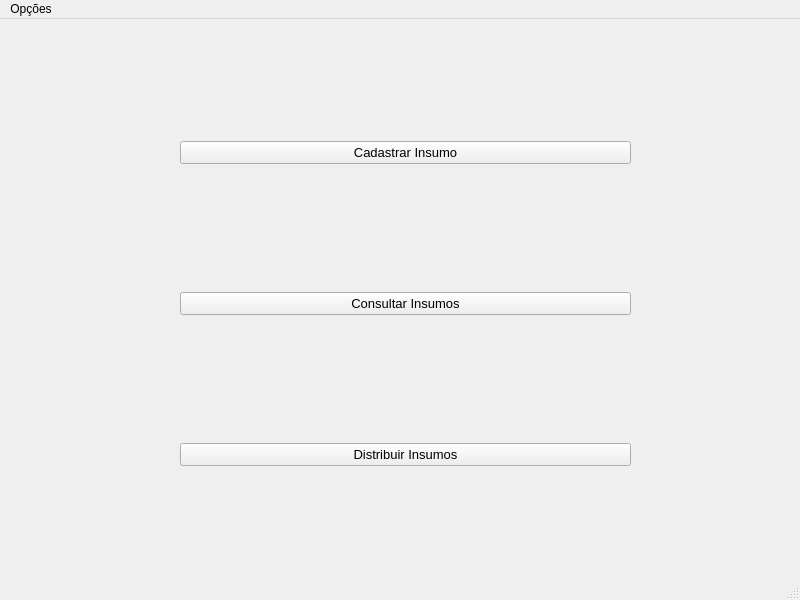
<?xml version="1.0" encoding="UTF-8"?>
<ui version="4.0">
 <class>JanelaPrincipal</class>
 <widget class="QMainWindow" name="JanelaPrincipal">
  <property name="geometry">
   <rect>
    <x>0</x>
    <y>0</y>
    <width>800</width>
    <height>600</height>
   </rect>
  </property>
  <property name="windowTitle">
   <string>Controle de Estoque</string>
  </property>
  <widget class="QWidget" name="centralwidget">
   <widget class="QWidget" name="verticalLayoutWidget">
    <property name="geometry">
     <rect>
      <x>180</x>
      <y>0</y>
      <width>451</width>
      <height>571</height>
     </rect>
    </property>
    <layout class="QVBoxLayout" name="_2">
     <item>
      <widget class="QPushButton" name="btnCadastrar">
       <property name="font">
        <font>
         <pointsize>10</pointsize>
        </font>
       </property>
       <property name="text">
        <string>Cadastrar Insumo</string>
       </property>
      </widget>
     </item>
     <item>
      <widget class="QPushButton" name="btnConsultar">
       <property name="font">
        <font>
         <pointsize>10</pointsize>
        </font>
       </property>
       <property name="text">
        <string>Consultar Insumos</string>
       </property>
      </widget>
     </item>
     <item>
      <widget class="QPushButton" name="pushButton_4">
       <property name="font">
        <font>
         <pointsize>10</pointsize>
        </font>
       </property>
       <property name="text">
        <string>Distribuir Insumos</string>
       </property>
      </widget>
     </item>
    </layout>
   </widget>
  </widget>
  <widget class="QMenuBar" name="menubar">
   <property name="geometry">
    <rect>
     <x>0</x>
     <y>0</y>
     <width>800</width>
     <height>25</height>
    </rect>
   </property>
   <widget class="QMenu" name="menuOp_es">
    <property name="title">
     <string>Opções</string>
    </property>
    <addaction name="actionSalvar"/>
    <addaction name="actionSair"/>
   </widget>
   <addaction name="menuOp_es"/>
  </widget>
  <widget class="QStatusBar" name="statusbar"/>
  <action name="actionSalvar">
   <property name="text">
    <string>Salvar</string>
   </property>
  </action>
  <action name="actionSair">
   <property name="text">
    <string>Sair</string>
   </property>
  </action>
 </widget>
 <resources/>
 <connections/>
</ui>
